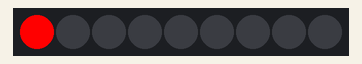
Recording of a sketch running on a simulated Arduino Uno, built with avr-gcc and run on an emulated ATmega328P. Parts: 9 RGB LEDs in strip order, left to right. Dim RGB values are drawn brighter than linear.

Above: at 0.01 s.
At 1.96 s:
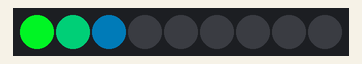
At 4.03 s:
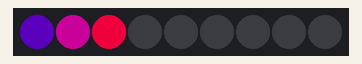
At 8.29 s:
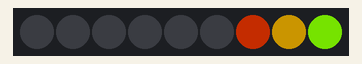
At 12.43 s:
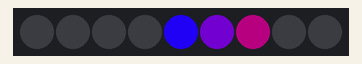
At 16.58 s:
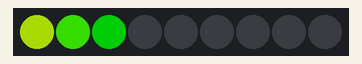

The sketch:

CH32_WS2812_Rainbow_SOP8.ino
```cpp
#include <Adafruit_NeoPixel.h>

#define LED_PIN    PC1
#define NUM_LEDS   9

Adafruit_NeoPixel strip(NUM_LEDS, LED_PIN, NEO_GRB + NEO_KHZ800);

int pos = 0;      // comet position (0 .. NUM_LEDS-1)
int dir = 1;      // +1 = moving right, -1 = moving left
int hue = 0;      // rainbow base hue (0..255), shifts over time

// Classic Adafruit hue wheel: 0..255 -> full rainbow
uint32_t Wheel(byte pos) {
  pos = 255 - pos;
  if (pos < 85)  return strip.Color(255 - pos * 3, 0, pos * 3);
  if (pos < 170) { pos -= 85;  return strip.Color(0, pos * 3, 255 - pos * 3); }
  pos -= 170;
  return strip.Color(pos * 3, 255 - pos * 3, 0);
}

void setup() {
  strip.begin();
  strip.show();               // all off
  // strip.setBrightness(80); // uncomment if it's too bright
}

void loop() {
  strip.clear();

  // Draw the comet head + 2 trailing pixels behind the direction of travel
  for (int t = 0; t < 3; t++) {
    int p = pos - dir * t;                 // trail sits BEHIND the head
    if (p < 0 || p >= NUM_LEDS) continue;  // skip if it fell off the strip

    uint32_t c = Wheel((hue + p * 20) & 255);  // rainbow hue per LED

    // Fade the trail: t=0 = head full brightness, t=1 dimmer, t=2 dimmest
    uint8_t scale = 255 - t * 70;          // 255, 185, 115
    uint8_t r = ((c >> 16) & 0xFF) * scale / 255;
    uint8_t g = ((c >>  8) & 0xFF) * scale / 255;
    uint8_t b = ( c        & 0xFF) * scale / 255;

    strip.setPixelColor(p, strip.Color(r, g, b));
  }

  strip.show();

  // Advance position and bounce off the ends
  pos += dir;
  if (pos >= NUM_LEDS) { pos = NUM_LEDS - 2; dir = -1; }
  if (pos <  0)        { pos = 1;            dir =  1; }

  hue = (hue + 3) & 255;   // slowly rotate the rainbow
  delay(60);
}
```

Measured:
- by itself, everything shown: repeats every 15.6 s, in 256 steps
